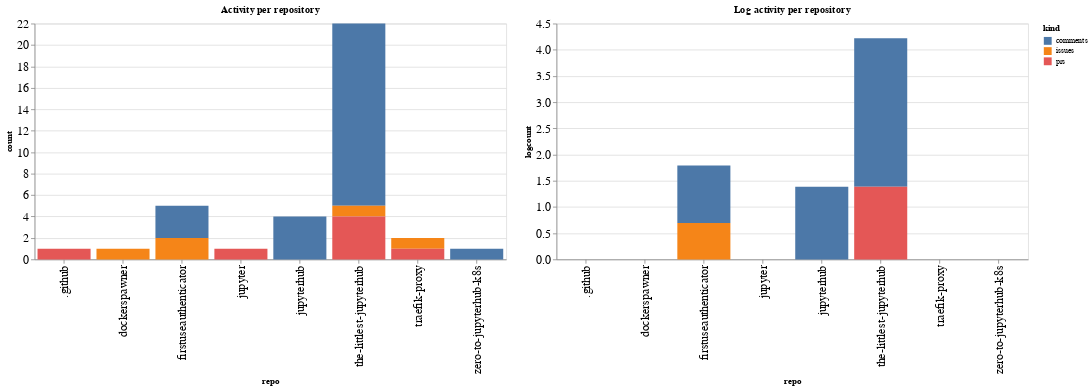

Notebook source saved alongside this figure:
### Code cell
ch1 = alt.Chart(repo_summaries, width=600, title="Activity per repository").mark_bar().encode(
    x='repo',
    y='count',
    color='kind',
    tooltip="kind"
)

ch2 = alt.Chart(repo_summaries, width=600, title="Log activity per repository").mark_bar().encode(
    x='repo',
    y='logcount',
    color='kind',
    tooltip="kind"
)

ch1 | ch2

### Figure 1 — Vega-Lite specification as saved in the notebook (floating-point values rounded to 4 significant figures)
{"config": {"axisLeft": {"labelFontSize": 15}, "axisBottom": {"labelFontSize": 15}}, "hconcat": [{"mark": "bar", "encoding": {"color": {"type": "nominal", "field": "kind"}, "tooltip": {"type": "nominal", "field": "kind"}, "x": {"type": "nominal", "field": "repo"}, "y": {"type": "quantitative", "field": "count"}}, "title": "Activity per repository", "width": 600}, {"mark": "bar", "encoding": {"color": {"type": "nominal", "field": "kind"}, "tooltip": {"type": "nominal", "field": "kind"}, "x": {"type": "nominal", "field": "repo"}, "y": {"type": "quantitative", "field": "logcount"}}, "title": "Log activity per repository", "width": 600}], "data": {"name": "data-c16f69c901034bf894580a472fabe38c"}, "$schema": "https://vega.github.io/schema/vega-lite/v4.8.1.json", "datasets": {"data-c16f69c901034bf894580a472fabe38c": [{"repo": ".github", "kind": "prs", "count": 1, "logcount": 0.0}, {"repo": "dockerspawner", "kind": "issues", "count": 1, "logcount": 0.0}, {"repo": "firstuseauthenticator", "kind": "comments", "count": 3, "logcount": 1.099}, {"repo": "firstuseauthenticator", "kind": "issues", "count": 2, "logcount": 0.6931}, {"repo": "jupyter", "kind": "prs", "count": 1, "logcount": 0.0}, {"repo": "jupyterhub", "kind": "comments", "count": 4, "logcount": 1.386}, {"repo": "the-littlest-jupyterhub", "kind": "comments", "count": 17, "logcount": 2.833}, {"repo": "the-littlest-jupyterhub", "kind": "issues", "count": 1, "logcount": 0.0}, {"repo": "the-littlest-jupyterhub", "kind": "prs", "count": 4, "logcount": 1.386}, {"repo": "traefik-proxy", "kind": "issues", "count": 1, "logcount": 0.0}, {"repo": "traefik-proxy", "kind": "prs", "count": 1, "logcount": 0.0}, {"repo": "zero-to-jupyterhub-k8s", "kind": "comments", "count": 1, "logcount": 0.0}]}}
